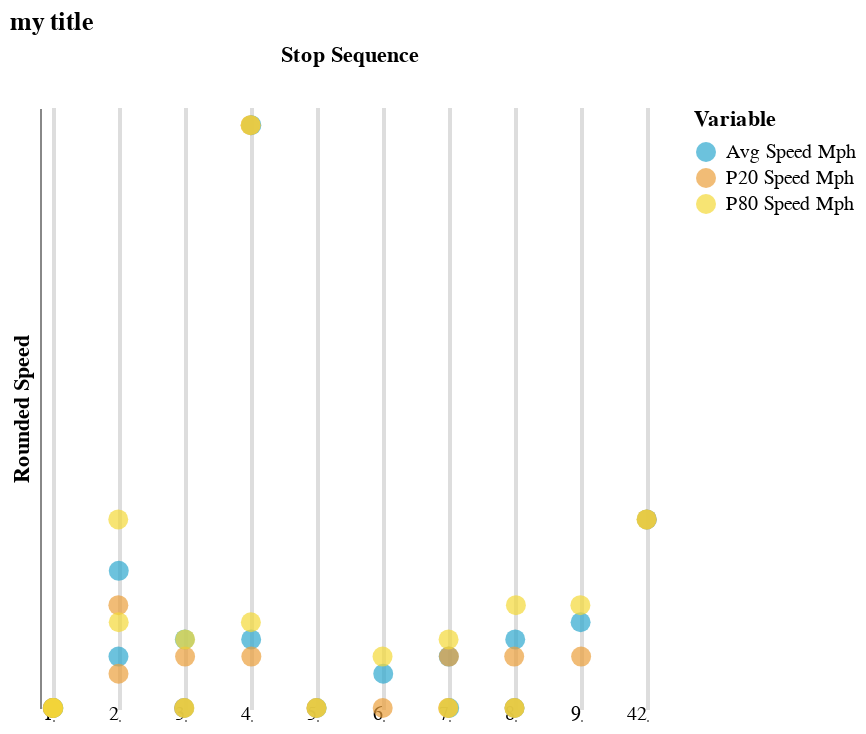

Notebook code cell kept with this figure:
### Code cell
(
        alt.Chart(subset_other, width=0.5)
        .mark_circle(size=100)
        .encode(
            x=alt.X(
                "jitter:Q",
                title=None,
                axis=alt.Axis(values=[0], ticks=False, grid=False, labels=False),
                scale=alt.Scale(),
            ),
            y=alt.Y("Rounded Speed:Q", axis=alt.Axis(labelAngle=360, ticks=False, grid=False, labels=False)),
            color=alt.Color(
                "Variable:N",
                scale=alt.Scale(range=cp.CALITP_CATEGORY_BRIGHT_COLORS),
            ),
            tooltip=subset_other.columns.tolist(),
            column=alt.Column(
                "Stop Sequence:N",
                header=alt.Header(
                    labelAngle=360,
                    titleOrient="top",
                    labelOrient="bottom",
                    labelAlign="right",
                    labelPadding=2,
                ),
            ),
        )
        .transform_calculate(
            # Generate Gaussian jitter with a Box-Muller transform
            jitter="sqrt(-2*log(random()))*cos(2*PI*random())"
        )
        .properties(title="my title")
    )

### Figure 1 — Vega-Lite specification as saved in the notebook (floating-point values rounded to 4 significant figures)
{"config": {"view": {"continuousWidth": 300, "continuousHeight": 300}}, "data": {"name": "data-c9e6b35ac31edaceaafba7a9f93e443d"}, "mark": {"type": "circle", "size": 100}, "encoding": {"color": {"field": "Variable", "scale": {"range": ["#2EA8CE", "#EB9F3C", "#F4D837", "#51BF9D", "#8CBCCB", "#9487C0"]}, "type": "nominal"}, "column": {"field": "Stop Sequence", "header": {"labelAlign": "right", "labelAngle": 360, "labelOrient": "bottom", "labelPadding": 2, "titleOrient": "top"}, "type": "nominal"}, "tooltip": [{"field": "Gtfs Dataset Name", "type": "nominal"}, {"field": "Shape Array Key", "type": "nominal"}, {"field": "Trip Id", "type": "nominal"}, {"field": "Stop Sequence", "type": "quantitative"}, {"field": "Gtfs Dataset Key", "type": "nominal"}, {"field": "Loop Or Inlining", "type": "quantitative"}, {"field": "N Trips", "type": "quantitative"}, {"field": "Variable", "type": "nominal"}, {"field": "Speed", "type": "quantitative"}, {"field": "Route", "type": "nominal"}, {"field": "Rounded Speed", "type": "quantitative"}], "x": {"axis": {"grid": false, "labels": false, "ticks": false, "values": [0]}, "field": "jitter", "scale": {}, "title": null, "type": "quantitative"}, "y": {"axis": {"grid": false, "labelAngle": 360, "labels": false, "ticks": false}, "field": "Rounded Speed", "type": "quantitative"}}, "title": "my title", "transform": [{"calculate": "sqrt(-2*log(random()))*cos(2*PI*random())", "as": "jitter"}], "width": 0.5, "$schema": "https://vega.github.io/schema/vega-lite/v5.8.0.json", "datasets": {"data-c9e6b35ac31edaceaafba7a9f93e443d": [{"Gtfs Dataset Name": "Anaheim Resort VehiclePositions", "Shape Array Key": "29d2bbdbeaec1d6888800f85bebf6e33", "Trip Id": "aa6a03fe-f119-44a5-8976-2ad77ceeb89f:4", "Stop Sequence": 1, "Gtfs Dataset Key": "1051e067d18a76b0a79789f051d5c22b", "Loop Or Inlining": 1, "N Trips": 8, "Variable": "Avg Speed Mph", "Speed": 0.0, "Route": "Anaheim Resort VehiclePositions 29d2bbdbeaec1d6888800f85bebf6e33", "Rounded Speed": 0}, {"Gtfs Dataset Name": "Anaheim Resort VehiclePositions", "Shape Array Key": "29d2bbdbeaec1d6888800f85bebf6e33", "Trip Id": "aa6a03fe-f119-44a5-8976-2ad77ceeb89f:4", "Stop Sequence": 2, "Gtfs Dataset Key": "1051e067d18a76b0a79789f051d5c22b", "Loop Or Inlining": 1, "N Trips": 8, "Variable": "Avg Speed Mph", "Speed": 8.0, "Route": "Anaheim Resort VehiclePositions 29d2bbdbeaec1d6888800f85bebf6e33", "Rounded Speed": 8}, {"Gtfs Dataset Name": "Anaheim Resort VehiclePositions", "Shape Array Key": "29d2bbdbeaec1d6888800f85bebf6e33", "Trip Id": "aa6a03fe-f119-44a5-8976-2ad77ceeb89f:8", "Stop Sequence": 3, "Gtfs Dataset Key": "1051e067d18a76b0a79789f051d5c22b", "Loop Or Inlining": 1, "N Trips": 8, "Variable": "Avg Speed Mph", "Speed": 4.2, "Route": "Anaheim Resort VehiclePositions 29d2bbdbeaec1d6888800f85bebf6e33", "Rounded Speed": 4}, {"Gtfs Dataset Name": "Anaheim Resort VehiclePositions", "Shape Array Key": "29d2bbdbeaec1d6888800f85bebf6e33", "Trip Id": "aa6a03fe-f119-44a5-8976-2ad77ceeb89f:3", "Stop Sequence": 4, "Gtfs Dataset Key": "1051e067d18a76b0a79789f051d5c22b", "Loop Or Inlining": 1, "N Trips": 8, "Variable": "Avg Speed Mph", "Speed": 4.8, "Route": "Anaheim Resort VehiclePositions 29d2bbdbeaec1d6888800f85bebf6e33", "Rounded Speed": 4}, {"Gtfs Dataset Name": "Anaheim Resort VehiclePositions", "Shape Array Key": "29d2bbdbeaec1d6888800f85bebf6e33", "Trip Id": "aa6a03fe-f119-44a5-8976-2ad77ceeb89f:5", "Stop Sequence": 5, "Gtfs Dataset Key": "1051e067d18a76b0a79789f051d5c22b", "Loop Or Inlining": 1, "N Trips": 8, "Variable": "Avg Speed Mph", "Speed": 0.6, "Route": "Anaheim Resort VehiclePositions 29d2bbdbeaec1d6888800f85bebf6e33", "Rounded Speed": 0}, {"Gtfs Dataset Name": "Anaheim Resort VehiclePositions", "Shape Array Key": "29d2bbdbeaec1d6888800f85bebf6e33", "Trip Id": "aa6a03fe-f119-44a5-8976-2ad77ceeb89f:1", "Stop Sequence": 6, "Gtfs Dataset Key": "1051e067d18a76b0a79789f051d5c22b", "Loop Or Inlining": 1, "N Trips": 8, "Variable": "Avg Speed Mph", "Speed": 2.5, "Route": "Anaheim Resort VehiclePositions 29d2bbdbeaec1d6888800f85bebf6e33", "Rounded Speed": 2}, {"Gtfs Dataset Name": "Anaheim Resort VehiclePositions", "Shape Array Key": "29d2bbdbeaec1d6888800f85bebf6e33", "Trip Id": "aa6a03fe-f119-44a5-8976-2ad77ceeb89f:4", "Stop Sequence": 7, "Gtfs Dataset Key": "1051e067d18a76b0a79789f051d5c22b", "Loop Or Inlining": 1, "N Trips": 8, "Variable": "Avg Speed Mph", "Speed": 3.8, "Route": "Anaheim Resort VehiclePositions 29d2bbdbeaec1d6888800f85bebf6e33", "Rounded Speed": 3}, {"Gtfs Dataset Name": "Anaheim Resort VehiclePositions", "Shape Array Key": "29d2bbdbeaec1d6888800f85bebf6e33", "Trip Id": "aa6a03fe-f119-44a5-8976-2ad77ceeb89f:5", "Stop Sequence": 8, "Gtfs Dataset Key": "1051e067d18a76b0a79789f051d5c22b", "Loop Or Inlining": 1, "N Trips": 8, "Variable": "Avg Speed Mph", "Speed": 4.9, "Route": "Anaheim Resort VehiclePositions 29d2bbdbeaec1d6888800f85bebf6e33", "Rounded Speed": 4}, {"Gtfs Dataset Name": "Anaheim Resort VehiclePositions", "Shape Array Key": "29d2bbdbeaec1d6888800f85bebf6e33", "Trip Id": "aa6a03fe-f119-44a5-8976-2ad77ceeb89f:5", "Stop Sequence": 9, "Gtfs Dataset Key": "1051e067d18a76b0a79789f051d5c22b", "Loop Or Inlining": 1, "N Trips": 8, "Variable": "Avg Speed Mph", "Speed": 5.0, "Route": "Anaheim Resort VehiclePositions 29d2bbdbeaec1d6888800f85bebf6e33", "Rounded Speed": 5}, {"Gtfs Dataset Name": "Eastern Sierra Vehicle Positions", "Shape Array Key": "754c5b012195800c38dc58e72e4f482e", "Trip Id": "t_97725_b_2397_tn_7", "Stop Sequence": 1, "Gtfs Dataset Key": "64b3bb0d6a6888b62be32aa789cc37ef", "Loop Or Inlining": 0, "N Trips": 8, "Variable": "Avg Speed Mph", "Speed": 0.0, "Route": "Eastern Sierra Vehicle Positions 754c5b012195800c38dc58e72e4f482e", "Rounded Speed": 0}, {"Gtfs Dataset Name": "Eastern Sierra Vehicle Positions", "Shape Array Key": "754c5b012195800c38dc58e72e4f482e", "Trip Id": "t_97725_b_2397_tn_3", "Stop Sequence": 2, "Gtfs Dataset Key": "64b3bb0d6a6888b62be32aa789cc37ef", "Loop Or Inlining": 0, "N Trips": 9, "Variable": "Avg Speed Mph", "Speed": 3.6, "Route": "Eastern Sierra Vehicle Positions 754c5b012195800c38dc58e72e4f482e", "Rounded Speed": 3}, {"Gtfs Dataset Name": "Eastern Sierra Vehicle Positions", "Shape Array Key": "754c5b012195800c38dc58e72e4f482e", "Trip Id": "t_97725_b_2397_tn_9", "Stop Sequence": 3, "Gtfs Dataset Key": "64b3bb0d6a6888b62be32aa789cc37ef", "Loop Or Inlining": 0, "N Trips": 1, "Variable": "Avg Speed Mph", "Speed": 0.0, "Route": "Eastern Sierra Vehicle Positions 754c5b012195800c38dc58e72e4f482e", "Rounded Speed": 0}, {"Gtfs Dataset Name": "Eastern Sierra Vehicle Positions", "Shape Array Key": "e3c5ed2c6fa6cd5c5cd57d46aeb3cd8e", "Trip Id": "t_195132_b_78389_tn_1", "Stop Sequence": 4, "Gtfs Dataset Key": "64b3bb0d6a6888b62be32aa789cc37ef", "Loop Or Inlining": 0, "N Trips": 1, "Variable": "Avg Speed Mph", "Speed": 34.6, "Route": "Eastern Sierra Vehicle Positions e3c5ed2c6fa6cd5c5cd57d46aeb3cd8e", "Rounded Speed": 34}, {"Gtfs Dataset Name": "Eastern Sierra Vehicle Positions", "Shape Array Key": "e3c5ed2c6fa6cd5c5cd57d46aeb3cd8e", "Trip Id": "t_195132_b_78389_tn_1", "Stop Sequence": 7, "Gtfs Dataset Key": "64b3bb0d6a6888b62be32aa789cc37ef", "Loop Or Inlining": 0, "N Trips": 1, "Variable": "Avg Speed Mph", "Speed": 0.5, "Route": "Eastern Sierra Vehicle Positions e3c5ed2c6fa6cd5c5cd57d46aeb3cd8e", "Rounded Speed": 0}, {"Gtfs Dataset Name": "Eastern Sierra Vehicle Positions", "Shape Array Key": "e3c5ed2c6fa6cd5c5cd57d46aeb3cd8e", "Trip Id": "t_195132_b_78389_tn_1", "Stop Sequence": 8, "Gtfs Dataset Key": "64b3bb0d6a6888b62be32aa789cc37ef", "Loop Or Inlining": 0, "N Trips": 1, "Variable": "Avg Speed Mph", "Speed": 0.5, "Route": "Eastern Sierra Vehicle Positions e3c5ed2c6fa6cd5c5cd57d46aeb3cd8e", "Rounded Speed": 0}, {"Gtfs Dataset Name": "Eastern Sierra Vehicle Positions", "Shape Array Key": "e3c5ed2c6fa6cd5c5cd57d46aeb3cd8e", "Trip Id": "t_195132_b_78389_tn_1", "Stop Sequence": 42, "Gtfs Dataset Key": "64b3bb0d6a6888b62be32aa789cc37ef", "Loop Or Inlining": 0, "N Trips": 1, "Variable": "Avg Speed Mph", "Speed": 11.8, "Route": "Eastern Sierra Vehicle Positions e3c5ed2c6fa6cd5c5cd57d46aeb3cd8e", "Rounded Speed": 11}, {"Gtfs Dataset Name": "Anaheim Resort VehiclePositions", "Shape Array Key": "29d2bbdbeaec1d6888800f85bebf6e33", "Trip Id": "aa6a03fe-f119-44a5-8976-2ad77ceeb89f:4", "Stop Sequence": 1, "Gtfs Dataset Key": "1051e067d18a76b0a79789f051d5c22b", "Loop Or Inlining": 1, "N Trips": 8, "Variable": "P20 Speed Mph", "Speed": 0.0, "Route": "Anaheim Resort VehiclePositions 29d2bbdbeaec1d6888800f85bebf6e33", "Rounded Speed": 0}, {"Gtfs Dataset Name": "Anaheim Resort VehiclePositions", "Shape Array Key": "29d2bbdbeaec1d6888800f85bebf6e33", "Trip Id": "aa6a03fe-f119-44a5-8976-2ad77ceeb89f:4", "Stop Sequence": 2, "Gtfs Dataset Key": "1051e067d18a76b0a79789f051d5c22b", "Loop Or Inlining": 1, "N Trips": 8, "Variable": "P20 Speed Mph", "Speed": 6.0, "Route": "Anaheim Resort VehiclePositions 29d2bbdbeaec1d6888800f85bebf6e33", "Rounded Speed": 6}, {"Gtfs Dataset Name": "Anaheim Resort VehiclePositions", "Shape Array Key": "29d2bbdbeaec1d6888800f85bebf6e33", "Trip Id": "aa6a03fe-f119-44a5-8976-2ad77ceeb89f:8", "Stop Sequence": 3, "Gtfs Dataset Key": "1051e067d18a76b0a79789f051d5c22b", "Loop Or Inlining": 1, "N Trips": 8, "Variable": "P20 Speed Mph", "Speed": 3.7, "Route": "Anaheim Resort VehiclePositions 29d2bbdbeaec1d6888800f85bebf6e33", "Rounded Speed": 3}, {"Gtfs Dataset Name": "Anaheim Resort VehiclePositions", "Shape Array Key": "29d2bbdbeaec1d6888800f85bebf6e33", "Trip Id": "aa6a03fe-f119-44a5-8976-2ad77ceeb89f:3", "Stop Sequence": 4, "Gtfs Dataset Key": "1051e067d18a76b0a79789f051d5c22b", "Loop Or Inlining": 1, "N Trips": 8, "Variable": "P20 Speed Mph", "Speed": 3.2, "Route": "Anaheim Resort VehiclePositions 29d2bbdbeaec1d6888800f85bebf6e33", "Rounded Speed": 3}, {"Gtfs Dataset Name": "Anaheim Resort VehiclePositions", "Shape Array Key": "29d2bbdbeaec1d6888800f85bebf6e33", "Trip Id": "aa6a03fe-f119-44a5-8976-2ad77ceeb89f:5", "Stop Sequence": 5, "Gtfs Dataset Key": "1051e067d18a76b0a79789f051d5c22b", "Loop Or Inlining": 1, "N Trips": 8, "Variable": "P20 Speed Mph", "Speed": 0.4, "Route": "Anaheim Resort VehiclePositions 29d2bbdbeaec1d6888800f85bebf6e33", "Rounded Speed": 0}, {"Gtfs Dataset Name": "Anaheim Resort VehiclePositions", "Shape Array Key": "29d2bbdbeaec1d6888800f85bebf6e33", "Trip Id": "aa6a03fe-f119-44a5-8976-2ad77ceeb89f:1", "Stop Sequence": 6, "Gtfs Dataset Key": "1051e067d18a76b0a79789f051d5c22b", "Loop Or Inlining": 1, "N Trips": 8, "Variable": "P20 Speed Mph", "Speed": 0.7, "Route": "Anaheim Resort VehiclePositions 29d2bbdbeaec1d6888800f85bebf6e33", "Rounded Speed": 0}, {"Gtfs Dataset Name": "Anaheim Resort VehiclePositions", "Shape Array Key": "29d2bbdbeaec1d6888800f85bebf6e33", "Trip Id": "aa6a03fe-f119-44a5-8976-2ad77ceeb89f:4", "Stop Sequence": 7, "Gtfs Dataset Key": "1051e067d18a76b0a79789f051d5c22b", "Loop Or Inlining": 1, "N Trips": 8, "Variable": "P20 Speed Mph", "Speed": 3.1, "Route": "Anaheim Resort VehiclePositions 29d2bbdbeaec1d6888800f85bebf6e33", "Rounded Speed": 3}, {"Gtfs Dataset Name": "Anaheim Resort VehiclePositions", "Shape Array Key": "29d2bbdbeaec1d6888800f85bebf6e33", "Trip Id": "aa6a03fe-f119-44a5-8976-2ad77ceeb89f:5", "Stop Sequence": 8, "Gtfs Dataset Key": "1051e067d18a76b0a79789f051d5c22b", "Loop Or Inlining": 1, "N Trips": 8, "Variable": "P20 Speed Mph", "Speed": 3.6, "Route": "Anaheim Resort VehiclePositions 29d2bbdbeaec1d6888800f85bebf6e33", "Rounded Speed": 3}, {"Gtfs Dataset Name": "Anaheim Resort VehiclePositions", "Shape Array Key": "29d2bbdbeaec1d6888800f85bebf6e33", "Trip Id": "aa6a03fe-f119-44a5-8976-2ad77ceeb89f:5", "Stop Sequence": 9, "Gtfs Dataset Key": "1051e067d18a76b0a79789f051d5c22b", "Loop Or Inlining": 1, "N Trips": 8, "Variable": "P20 Speed Mph", "Speed": 3.0, "Route": "Anaheim Resort VehiclePositions 29d2bbdbeaec1d6888800f85bebf6e33", "Rounded Speed": 3}, {"Gtfs Dataset Name": "Eastern Sierra Vehicle Positions", "Shape Array Key": "754c5b012195800c38dc58e72e4f482e", "Trip Id": "t_97725_b_2397_tn_7", "Stop Sequence": 1, "Gtfs Dataset Key": "64b3bb0d6a6888b62be32aa789cc37ef", "Loop Or Inlining": 0, "N Trips": 8, "Variable": "P20 Speed Mph", "Speed": 0.0, "Route": "Eastern Sierra Vehicle Positions 754c5b012195800c38dc58e72e4f482e", "Rounded Speed": 0}, {"Gtfs Dataset Name": "Eastern Sierra Vehicle Positions", "Shape Array Key": "754c5b012195800c38dc58e72e4f482e", "Trip Id": "t_97725_b_2397_tn_3", "Stop Sequence": 2, "Gtfs Dataset Key": "64b3bb0d6a6888b62be32aa789cc37ef", "Loop Or Inlining": 0, "N Trips": 9, "Variable": "P20 Speed Mph", "Speed": 2.2, "Route": "Eastern Sierra Vehicle Positions 754c5b012195800c38dc58e72e4f482e", "Rounded Speed": 2}, {"Gtfs Dataset Name": "Eastern Sierra Vehicle Positions", "Shape Array Key": "754c5b012195800c38dc58e72e4f482e", "Trip Id": "t_97725_b_2397_tn_9", "Stop Sequence": 3, "Gtfs Dataset Key": "64b3bb0d6a6888b62be32aa789cc37ef", "Loop Or Inlining": 0, "N Trips": 1, "Variable": "P20 Speed Mph", "Speed": 0.0, "Route": "Eastern Sierra Vehicle Positions 754c5b012195800c38dc58e72e4f482e", "Rounded Speed": 0}, {"Gtfs Dataset Name": "Eastern Sierra Vehicle Positions", "Shape Array Key": "e3c5ed2c6fa6cd5c5cd57d46aeb3cd8e", "Trip Id": "t_195132_b_78389_tn_1", "Stop Sequence": 4, "Gtfs Dataset Key": "64b3bb0d6a6888b62be32aa789cc37ef", "Loop Or Inlining": 0, "N Trips": 1, "Variable": "P20 Speed Mph", "Speed": 34.6, "Route": "Eastern Sierra Vehicle Positions e3c5ed2c6fa6cd5c5cd57d46aeb3cd8e", "Rounded Speed": 34}, {"Gtfs Dataset Name": "Eastern Sierra Vehicle Positions", "Shape Array Key": "e3c5ed2c6fa6cd5c5cd57d46aeb3cd8e", "Trip Id": "t_195132_b_78389_tn_1", "Stop Sequence": 7, "Gtfs Dataset Key": "64b3bb0d6a6888b62be32aa789cc37ef", "Loop Or Inlining": 0, "N Trips": 1, "Variable": "P20 Speed Mph", "Speed": 0.5, "Route": "Eastern Sierra Vehicle Positions e3c5ed2c6fa6cd5c5cd57d46aeb3cd8e", "Rounded Speed": 0}, {"Gtfs Dataset Name": "Eastern Sierra Vehicle Positions", "Shape Array Key": "e3c5ed2c6fa6cd5c5cd57d46aeb3cd8e", "Trip Id": "t_195132_b_78389_tn_1", "Stop Sequence": 8, "Gtfs Dataset Key": "64b3bb0d6a6888b62be32aa789cc37ef", "Loop Or Inlining": 0, "N Trips": 1, "Variable": "P20 Speed Mph", "Speed": 0.5, "Route": "Eastern Sierra Vehicle Positions e3c5ed2c6fa6cd5c5cd57d46aeb3cd8e", "Rounded Speed": 0}, {"Gtfs Dataset Name": "Eastern Sierra Vehicle Positions", "Shape Array Key": "e3c5ed2c6fa6cd5c5cd57d46aeb3cd8e", "Trip Id": "t_195132_b_78389_tn_1", "Stop Sequence": 42, "Gtfs Dataset Key": "64b3bb0d6a6888b62be32aa789cc37ef", "Loop Or Inlining": 0, "N Trips": 1, "Variable": "P20 Speed Mph", "Speed": 11.8, "Route": "Eastern Sierra Vehicle Positions e3c5ed2c6fa6cd5c5cd57d46aeb3cd8e", "Rounded Speed": 11}, {"Gtfs Dataset Name": "Anaheim Resort VehiclePositions", "Shape Array Key": "29d2bbdbeaec1d6888800f85bebf6e33", "Trip Id": "aa6a03fe-f119-44a5-8976-2ad77ceeb89f:4", "Stop Sequence": 1, "Gtfs Dataset Key": "1051e067d18a76b0a79789f051d5c22b", "Loop Or Inlining": 1, "N Trips": 8, "Variable": "P80 Speed Mph", "Speed": 0.0, "Route": "Anaheim Resort VehiclePositions 29d2bbdbeaec1d6888800f85bebf6e33", "Rounded Speed": 0}, {"Gtfs Dataset Name": "Anaheim Resort VehiclePositions", "Shape Array Key": "29d2bbdbeaec1d6888800f85bebf6e33", "Trip Id": "aa6a03fe-f119-44a5-8976-2ad77ceeb89f:4", "Stop Sequence": 2, "Gtfs Dataset Key": "1051e067d18a76b0a79789f051d5c22b", "Loop Or Inlining": 1, "N Trips": 8, "Variable": "P80 Speed Mph", "Speed": 11.1, "Route": "Anaheim Resort VehiclePositions 29d2bbdbeaec1d6888800f85bebf6e33", "Rounded Speed": 11}, {"Gtfs Dataset Name": "Anaheim Resort VehiclePositions", "Shape Array Key": "29d2bbdbeaec1d6888800f85bebf6e33", "Trip Id": "aa6a03fe-f119-44a5-8976-2ad77ceeb89f:8", "Stop Sequence": 3, "Gtfs Dataset Key": "1051e067d18a76b0a79789f051d5c22b", "Loop Or Inlining": 1, "N Trips": 8, "Variable": "P80 Speed Mph", "Speed": 4.8, "Route": "Anaheim Resort VehiclePositions 29d2bbdbeaec1d6888800f85bebf6e33", "Rounded Speed": 4}, {"Gtfs Dataset Name": "Anaheim Resort VehiclePositions", "Shape Array Key": "29d2bbdbeaec1d6888800f85bebf6e33", "Trip Id": "aa6a03fe-f119-44a5-8976-2ad77ceeb89f:3", "Stop Sequence": 4, "Gtfs Dataset Key": "1051e067d18a76b0a79789f051d5c22b", "Loop Or Inlining": 1, "N Trips": 8, "Variable": "P80 Speed Mph", "Speed": 5.7, "Route": "Anaheim Resort VehiclePositions 29d2bbdbeaec1d6888800f85bebf6e33", "Rounded Speed": 5}, {"Gtfs Dataset Name": "Anaheim Resort VehiclePositions", "Shape Array Key": "29d2bbdbeaec1d6888800f85bebf6e33", "Trip Id": "aa6a03fe-f119-44a5-8976-2ad77ceeb89f:5", "Stop Sequence": 5, "Gtfs Dataset Key": "1051e067d18a76b0a79789f051d5c22b", "Loop Or Inlining": 1, "N Trips": 8, "Variable": "P80 Speed Mph", "Speed": 0.9, "Route": "Anaheim Resort VehiclePositions 29d2bbdbeaec1d6888800f85bebf6e33", "Rounded Speed": 0}, {"Gtfs Dataset Name": "Anaheim Resort VehiclePositions", "Shape Array Key": "29d2bbdbeaec1d6888800f85bebf6e33", "Trip Id": "aa6a03fe-f119-44a5-8976-2ad77ceeb89f:1", "Stop Sequence": 6, "Gtfs Dataset Key": "1051e067d18a76b0a79789f051d5c22b", "Loop Or Inlining": 1, "N Trips": 8, "Variable": "P80 Speed Mph", "Speed": 3.4, "Route": "Anaheim Resort VehiclePositions 29d2bbdbeaec1d6888800f85bebf6e33", "Rounded Speed": 3}, {"Gtfs Dataset Name": "Anaheim Resort VehiclePositions", "Shape Array Key": "29d2bbdbeaec1d6888800f85bebf6e33", "Trip Id": "aa6a03fe-f119-44a5-8976-2ad77ceeb89f:4", "Stop Sequence": 7, "Gtfs Dataset Key": "1051e067d18a76b0a79789f051d5c22b", "Loop Or Inlining": 1, "N Trips": 8, "Variable": "P80 Speed Mph", "Speed": 4.4, "Route": "Anaheim Resort VehiclePositions 29d2bbdbeaec1d6888800f85bebf6e33", "Rounded Speed": 4}, {"Gtfs Dataset Name": "Anaheim Resort VehiclePositions", "Shape Array Key": "29d2bbdbeaec1d6888800f85bebf6e33", "Trip Id": "aa6a03fe-f119-44a5-8976-2ad77ceeb89f:5", "Stop Sequence": 8, "Gtfs Dataset Key": "1051e067d18a76b0a79789f051d5c22b", "Loop Or Inlining": 1, "N Trips": 8, "Variable": "P80 Speed Mph", "Speed": 6.2, "Route": "Anaheim Resort VehiclePositions 29d2bbdbeaec1d6888800f85bebf6e33", "Rounded Speed": 6}, {"Gtfs Dataset Name": "Anaheim Resort VehiclePositions", "Shape Array Key": "29d2bbdbeaec1d6888800f85bebf6e33", "Trip Id": "aa6a03fe-f119-44a5-8976-2ad77ceeb89f:5", "Stop Sequence": 9, "Gtfs Dataset Key": "1051e067d18a76b0a79789f051d5c22b", "Loop Or Inlining": 1, "N Trips": 8, "Variable": "P80 Speed Mph", "Speed": 6.8, "Route": "Anaheim Resort VehiclePositions 29d2bbdbeaec1d6888800f85bebf6e33", "Rounded Speed": 6}, {"Gtfs Dataset Name": "Eastern Sierra Vehicle Positions", "Shape Array Key": "754c5b012195800c38dc58e72e4f482e", "Trip Id": "t_97725_b_2397_tn_7", "Stop Sequence": 1, "Gtfs Dataset Key": "64b3bb0d6a6888b62be32aa789cc37ef", "Loop Or Inlining": 0, "N Trips": 8, "Variable": "P80 Speed Mph", "Speed": 0.0, "Route": "Eastern Sierra Vehicle Positions 754c5b012195800c38dc58e72e4f482e", "Rounded Speed": 0}, {"Gtfs Dataset Name": "Eastern Sierra Vehicle Positions", "Shape Array Key": "754c5b012195800c38dc58e72e4f482e", "Trip Id": "t_97725_b_2397_tn_3", "Stop Sequence": 2, "Gtfs Dataset Key": "64b3bb0d6a6888b62be32aa789cc37ef", "Loop Or Inlining": 0, "N Trips": 9, "Variable": "P80 Speed Mph", "Speed": 5.1, "Route": "Eastern Sierra Vehicle Positions 754c5b012195800c38dc58e72e4f482e", "Rounded Speed": 5}, {"Gtfs Dataset Name": "Eastern Sierra Vehicle Positions", "Shape Array Key": "754c5b012195800c38dc58e72e4f482e", "Trip Id": "t_97725_b_2397_tn_9", "Stop Sequence": 3, "Gtfs Dataset Key": "64b3bb0d6a6888b62be32aa789cc37ef", "Loop Or Inlining": 0, "N Trips": 1, "Variable": "P80 Speed Mph", "Speed": 0.0, "Route": "Eastern Sierra Vehicle Positions 754c5b012195800c38dc58e72e4f482e", "Rounded Speed": 0}, {"Gtfs Dataset Name": "Eastern Sierra Vehicle Positions", "Shape Array Key": "e3c5ed2c6fa6cd5c5cd57d46aeb3cd8e", "Trip Id": "t_195132_b_78389_tn_1", "Stop Sequence": 4, "Gtfs Dataset Key": "64b3bb0d6a6888b62be32aa789cc37ef", "Loop Or Inlining": 0, "N Trips": 1, "Variable": "P80 Speed Mph", "Speed": 34.6, "Route": "Eastern Sierra Vehicle Positions e3c5ed2c6fa6cd5c5cd57d46aeb3cd8e", "Rounded Speed": 34}, {"Gtfs Dataset Name": "Eastern Sierra Vehicle Positions", "Shape Array Key": "e3c5ed2c6fa6cd5c5cd57d46aeb3cd8e", "Trip Id": "t_195132_b_78389_tn_1", "Stop Sequence": 7, "Gtfs Dataset Key": "64b3bb0d6a6888b62be32aa789cc37ef", "Loop Or Inlining": 0, "N Trips": 1, "Variable": "P80 Speed Mph", "Speed": 0.5, "Route": "Eastern Sierra Vehicle Positions e3c5ed2c6fa6cd5c5cd57d46aeb3cd8e", "Rounded Speed": 0}, {"Gtfs Dataset Name": "Eastern Sierra Vehicle Positions", "Shape Array Key": "e3c5ed2c6fa6cd5c5cd57d46aeb3cd8e", "Trip Id": "t_195132_b_78389_tn_1", "Stop Sequence": 8, "Gtfs Dataset Key": "64b3bb0d6a6888b62be32aa789cc37ef", "Loop Or Inlining": 0, "N Trips": 1, "Variable": "P80 Speed Mph", "Speed": 0.5, "Route": "Eastern Sierra Vehicle Positions e3c5ed2c6fa6cd5c5cd57d46aeb3cd8e", "Rounded Speed": 0}, {"Gtfs Dataset Name": "Eastern Sierra Vehicle Positions", "Shape Array Key": "e3c5ed2c6fa6cd5c5cd57d46aeb3cd8e", "Trip Id": "t_195132_b_78389_tn_1", "Stop Sequence": 42, "Gtfs Dataset Key": "64b3bb0d6a6888b62be32aa789cc37ef", "Loop Or Inlining": 0, "N Trips": 1, "Variable": "P80 Speed Mph", "Speed": 11.8, "Route": "Eastern Sierra Vehicle Positions e3c5ed2c6fa6cd5c5cd57d46aeb3cd8e", "Rounded Speed": 11}]}}
